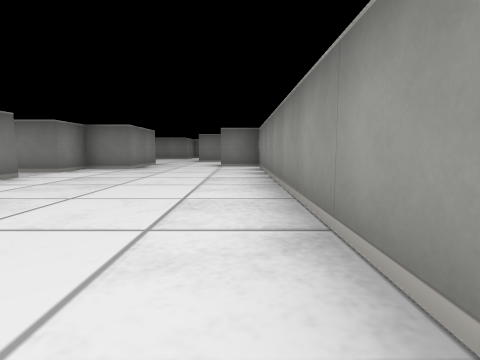
[1] (above)

18 first-person views from a walk through a cub3D maze. The camera is about half as high as the walls, tilts 6° down and sees 80° across. The floor is counted in squares. Each view is taken from the middle of a square. On the plan, view 1 faces up. The plan holds only what a view shows up to about 9 squares ahead; the rest is blank.

[2]
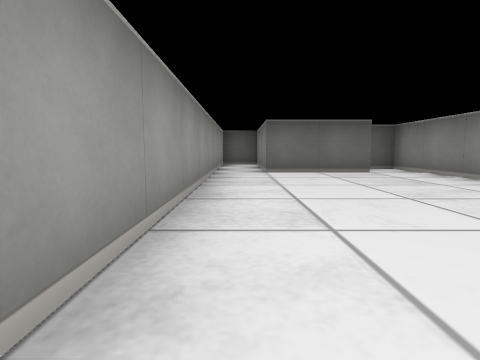

[3]
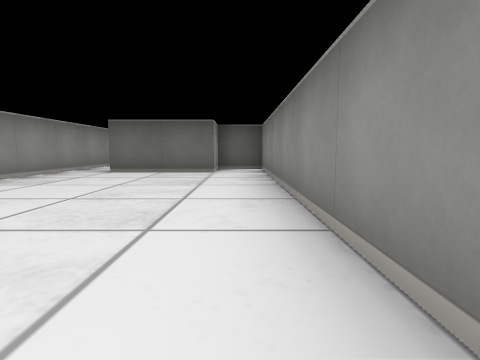

[4]
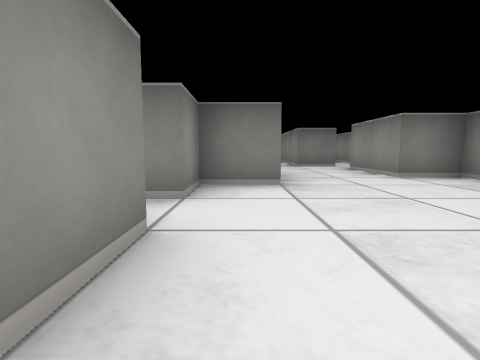

[5]
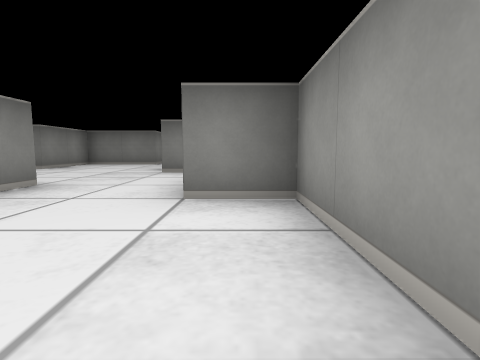

[6]
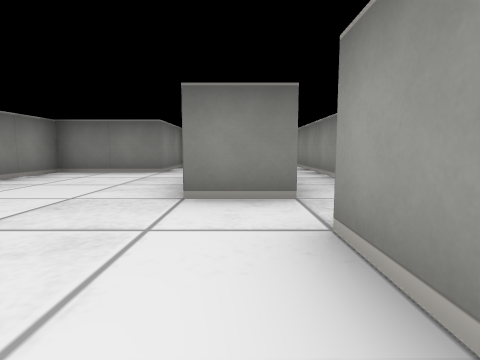

[7]
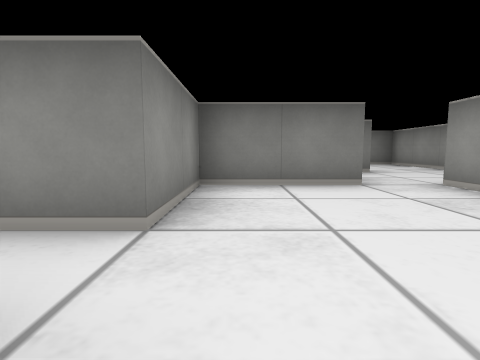

[8]
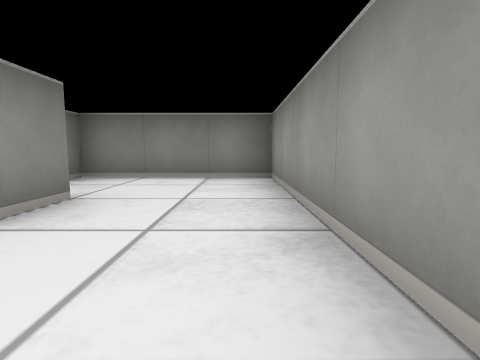

[9]
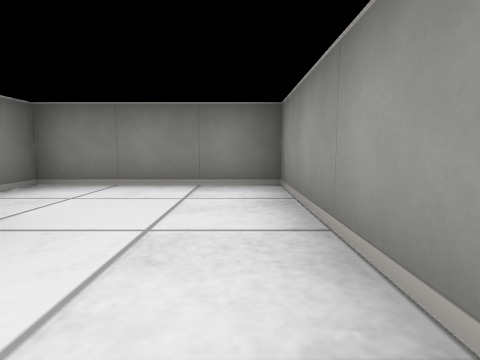

[10]
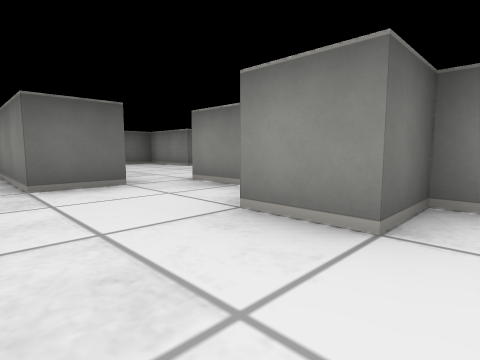

[11]
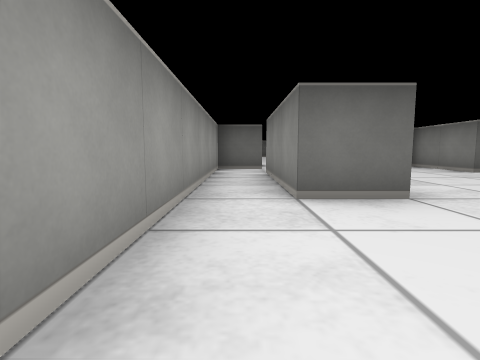

[12]
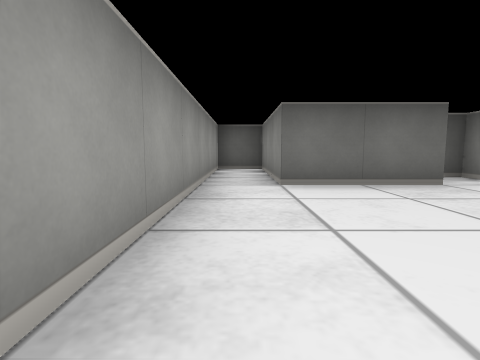

[13]
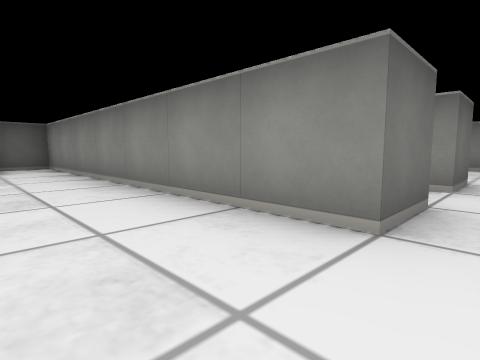

[14]
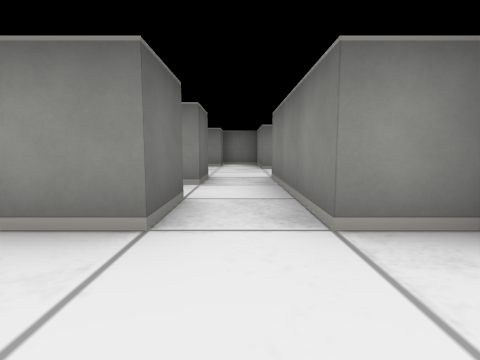

[15]
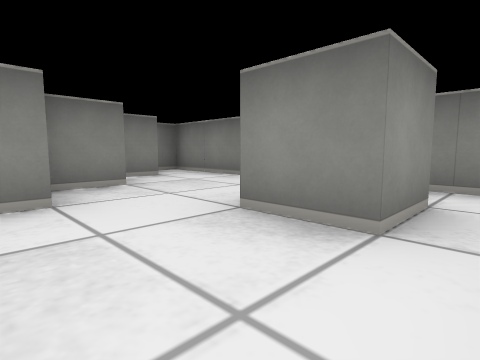

[16]
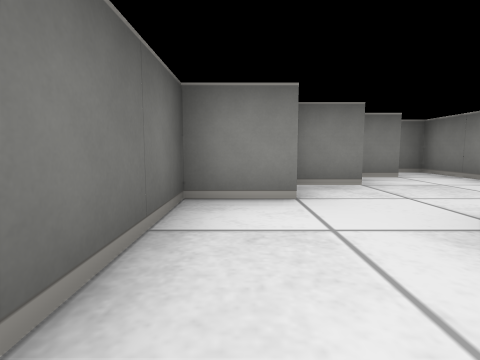

[17]
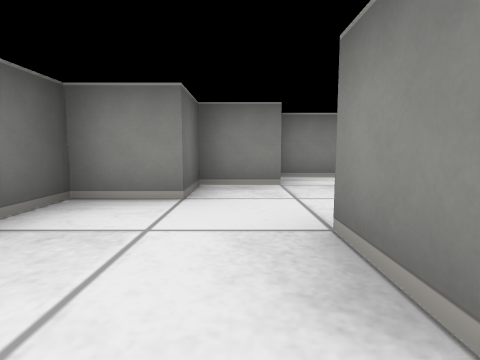

[18]
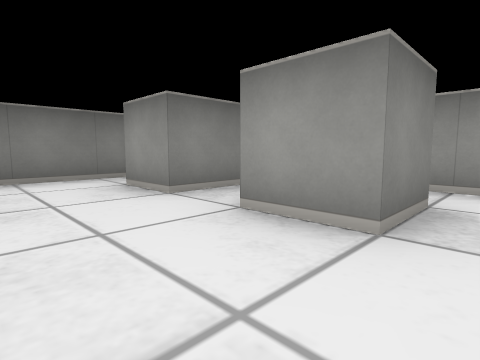

### Floor plan
Ten units are one square. View 1 is at (0, 0); x grows to the right and y downward. Boxes are objects, and circles mark ways between rooms. Rooms are numbered by the first view taken in them; rooms with no view inside come last. Other rooms are left out.
<svg viewBox="-110 -190 120 240">
<path fill="none" stroke="#000" d="M-46 -45 -35 -45 -35 25 -25 25 -25 15 -5 15 -5 45 5 45 5 -75 -5 -75 -5 -95 5 -95 5 -105M-25 -85 -25 -65 -35 -65 -35 -55 -45 -55M-5 -105 -15 -105 -15 -135M-45 -105 -45 -85 -36 -85M-25 -135 -45 -135 -45 -115 -54 -115M-25 -155 -25 -135M-15 -135 -5 -135 -5 -105M5 -105 5 -185 -25 -185 -25 -165 -15 -165 -15 -155M-65 -35 -65 -45 -55 -45 -55 -35 -65 -35M-85 -36 -85 -25 -75 -25 -75 -15 -55 -15M-85 -55 -105 -55 -105 -45M-45 -32 -45 -38M-45 -55 -65 -55M-101 -45 -95 -45 -95 -36"/>
<circle cx="-10" cy="-125" r="3" fill="#2a7"/>
<circle cx="-40" cy="-50" r="3" fill="#2a7"/>
<text x="-20" y="-50">1</text>
<text x="-10" y="-150">2</text>
<text x="-70" y="-40">3</text>
</svg>
Room 1 opens to room 2. Room 1 opens to room 3.

Where each view was taken, in squares from view 1:
view 1: 0 up, 0 right, facing up
view 2: 4 up, 0 right, facing down
view 3: 4 up, 3 left, facing down
view 4: 3 up, 3 left, facing up
view 5: 5 up, 0 right, facing up
view 6: 8 up, 1 left, facing up
view 7: 10 up, 4 left, facing up
view 8: 14 up, 0 right, facing up
view 9: 15 up, 0 right, facing up
view 10: 17 up, 0 right, facing down-left
view 11: 16 up, 0 right, facing down
view 12: 2 up, 0 right, facing down
view 13: 5 up, 2 left, facing down-left
view 14: 5 up, 2 left, facing left
view 15: 2 up, 5 left, facing up-left
view 16: 2 up, 5 left, facing left
view 17: 3 up, 5 left, facing left
view 18: 3 up, 8 left, facing up-right
